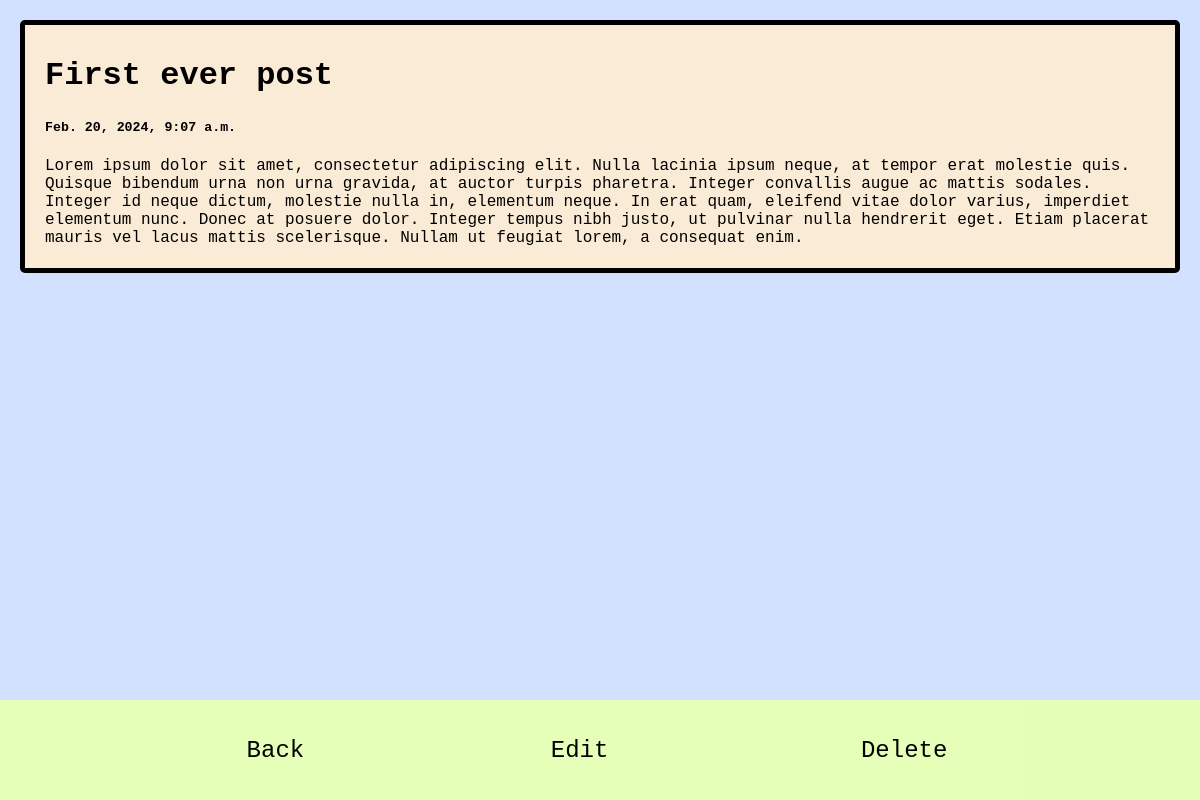
/post/1, run on the app's committed database.
### posts/models.py (models this page shows)
class Post(models.Model):
    title = models.CharField(max_length=100, default='Post title', blank=True)
    main_post = models.CharField(max_length=100000, default="Post")
    created_at = models.DateTimeField(default=dt.now, blank=True)
    username = models.CharField(max_length=100, default='uakks')

### posts/views.py (the view)
# urls.py: path('post/<str:pk>', views.post, name='post'),
def post(request, pk):
    posts = Post.objects.get(id=pk)
    return render(request, 'post.html', {'posts': posts})

### templates/post.html (shortened to what this page needs)
{% load static %}
<!DOCTYPE html>
<html lang="en">
<head>
    <link href="{% static 'style.css' %}" rel="stylesheet">
    <link href="{% static 'post-style.css' %}" rel="stylesheet">
</head>
<body>
    <div>
        <div class="post-block">
            <h2 class="title">{{ posts.title }}</h2>
            <h5 class="time">{{ posts.created_at }}</h5>
            <p class="text">{{ posts.main_post|linebreaks }}</p>
        </div>
    </div>
    <footer class="main-footer">
        <a href="/">Back</a>
        <a href="{{ posts.id }}/editpost">Edit</a>
        <form action="{{ posts.id }}/deletepost" method="post">
            <input type="submit" class="delete-main" value="Delete">
        </form>
    </footer>
</body>
</html>

### static/style.css (style rules this page uses)
html { width: 100%; }
html, input, a, button { font-family: "Inconsolata", monospace; font-optical-sizing: auto; font-weight: 400; font-style: normal; font-variation-settings: "wdth" 100; }
body { margin: 20px 20px 50px 20px; padding: 0; background: rgba(209,224,255,0.96); box-sizing: border-box; }
.post-block { background: antiquewhite; margin: 10px 0 0 0; padding: 5px 20px; border-radius: 5px; border: black solid 5px; word-wrap: break-word; }
.title { font-size: 32px; word-wrap: break-word; }

### static/post-style.css (style rules this page uses)
body { font-family: "Inconsolata", monospace; font-optical-sizing: auto; font-weight: 400; font-style: normal; font-variation-settings: "wdth" 100; }
.main-footer { position: fixed; left: 0; bottom: 0; width: 100%; height: 100px; background-color: rgba(229,255,182,0.96); color: white; text-align: center; display: flex; flex-wrap: wrap; justify-content: space-evenly; align-items: center; }
.main-footer a, .delete-main { text-decoration: none; color: black; display: flex; justify-content: center; font-size: 24px; }
.delete-main { background: transparent; border: 0 solid; }
input[type=submit] { cursor: pointer; text-decoration: none; }

### data on the page
Post: title "First ever post", created_at "Feb. 20, 2024, 9:07 a.m.", main_post "Lorem ipsum dolor sit amet, consectetur adipiscing elit. Nulla lacinia ipsum neque, at tempor erat molestie quis. Quisque bibendum urna non urna gravida, at auctor turpis pharetra. Integer convallis augue ac mattis sodales. Integer id neque dictum, molestie nulla in, elementum neque. In erat quam, eleifend vitae dolor varius, imperdiet elementum nunc. Donec at posuere dolor. Integer tempus nibh justo, ut pulvinar nulla hendrerit eget. Etiam placerat mauris vel lacus mattis scelerisque. Nullam ut feugiat lorem, a consequat enim."
